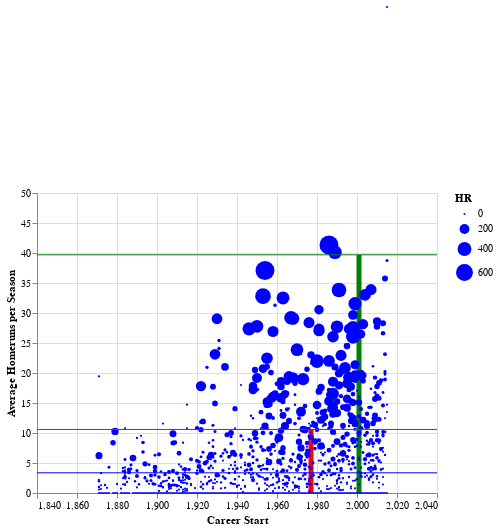

The notebook cell saved with this chart:
### Code cell
graph1 = alt.Chart(dfhrgbotch).mark_bar(color='red').encode(
    x = alt.X('startYear', title='Career Start'),
    y = alt.Y('HRG', title='Average Homeruns per Season'),
    tooltip = [alt.Y('mean(HRG)', title='Average Home Runs per Season')]
)

line1 = alt.Chart(dfhrgbotch).mark_rule(color='red').encode(
    y = alt.Y('HRG', title='Average Homeruns per Season'),
    tooltip = [alt.Y('mean(HRG)', title='Average Home Runs per Season')]
)

graph2 = alt.Chart(dfhrgsuccess).mark_bar(color='green').encode(
    x = alt.X('startYear', title='Career Start'),
    y = alt.Y('HRG', title='Average Homeruns per Season'),
    tooltip = [alt.Y('mean(HRG)', title='Average Home Runs per Season')]
)

line2 = alt.Chart(dfhrgsuccess).mark_rule(color='green').encode(
    y = alt.Y('HRG', title='Average Homeruns per Season'),
    tooltip = [alt.Y('mean(HRG)', title='Average Home Runs per Season')]
)

graph3 = alt.Chart(dfhrg).mark_circle(color='blue').encode(
    x = alt.X('startYear', title='Career Start', scale=alt.Scale(domain=[1860, 2020])),
    y = alt.Y('HRG', title='Average Homeruns per Season', scale=alt.Scale(domain=[0, 50])),
    tooltip = [alt.Y('mean(HRG)', title='Average Home Runs per Season')],
    size = 'HR'
)

line3 = alt.Chart(dfhrg3).mark_rule(color='blue').encode(
    y = alt.Y('HRG', title='Average Homeruns per Season'),
    tooltip = [alt.Y('mean(HRG)', title='Average Home Runs per Season')]
)

myreg = graph3.transform_regression('startYear', 'HRG', method='poly').mark_line(color='teal')

(graph1 + graph2 + graph3 + line1 + line2 + line3)

### Figure 1 — Vega-Lite specification as saved in the notebook (floating-point values rounded to 4 significant figures; data arrays with more than 128 entries replaced by an {"elided": "..."} marker saying what was removed)
{"config": {"view": {"continuousWidth": 400, "continuousHeight": 300}}, "layer": [{"data": {"name": "data-575c3da674126cdf76dee7524daf1a07"}, "mark": {"type": "bar", "color": "red"}, "encoding": {"tooltip": [{"type": "quantitative", "aggregate": "mean", "field": "HRG", "title": "Average Home Runs per Season"}], "x": {"type": "quantitative", "field": "startYear", "title": "Career Start"}, "y": {"type": "quantitative", "field": "HRG", "title": "Average Homeruns per Season"}}}, {"data": {"name": "data-42524ff23b0ac436de6b18da32ad8e24"}, "mark": {"type": "bar", "color": "green"}, "encoding": {"tooltip": [{"type": "quantitative", "aggregate": "mean", "field": "HRG", "title": "Average Home Runs per Season"}], "x": {"type": "quantitative", "field": "startYear", "title": "Career Start"}, "y": {"type": "quantitative", "field": "HRG", "title": "Average Homeruns per Season"}}}, {"data": {"name": "data-4f704c190b9d714c29d2eefac65f1ef2"}, "mark": {"type": "circle", "color": "blue"}, "encoding": {"size": {"type": "quantitative", "field": "HR"}, "tooltip": [{"type": "quantitative", "aggregate": "mean", "field": "HRG", "title": "Average Home Runs per Season"}], "x": {"type": "quantitative", "field": "startYear", "scale": {"domain": [1860, 2020]}, "title": "Career Start"}, "y": {"type": "quantitative", "field": "HRG", "scale": {"domain": [0, 50]}, "title": "Average Homeruns per Season"}}}, {"data": {"name": "data-575c3da674126cdf76dee7524daf1a07"}, "mark": {"type": "rule", "color": "red"}, "encoding": {"tooltip": [{"type": "quantitative", "aggregate": "mean", "field": "HRG", "title": "Average Home Runs per Season"}], "y": {"type": "quantitative", "field": "HRG", "title": "Average Homeruns per Season"}}}, {"data": {"name": "data-42524ff23b0ac436de6b18da32ad8e24"}, "mark": {"type": "rule", "color": "green"}, "encoding": {"tooltip": [{"type": "quantitative", "aggregate": "mean", "field": "HRG", "title": "Average Home Runs per Season"}], "y": {"type": "quantitative", "field": "HRG", "title": "Average Homeruns per Season"}}}, {"data": {"name": "data-333149518fcadfb08bb417295691fef1"}, "mark": {"type": "rule", "color": "blue"}, "encoding": {"tooltip": [{"type": "quantitative", "aggregate": "mean", "field": "HRG", "title": "Average Home Runs per Season"}], "y": {"type": "quantitative", "field": "HRG", "title": "Average Homeruns per Season"}}}], "$schema": "https://vega.github.io/schema/vega-lite/v4.8.1.json", "datasets": {"data-575c3da674126cdf76dee7524daf1a07": [{"playerID": "hurdlcl01", "startYear": 1977, "HR": 32.0, "HRG": 10.59}], "data-42524ff23b0ac436de6b18da32ad8e24": [{"playerID": "pujolal01", "startYear": 2001, "HR": 560.0, "HRG": 39.7}], "data-4f704c190b9d714c29d2eefac65f1ef2": {"elided": "2000 records"}, "data-333149518fcadfb08bb417295691fef1": [{"playerID": "all", "HR": 32380.0, "HRG": 3.364}]}}
